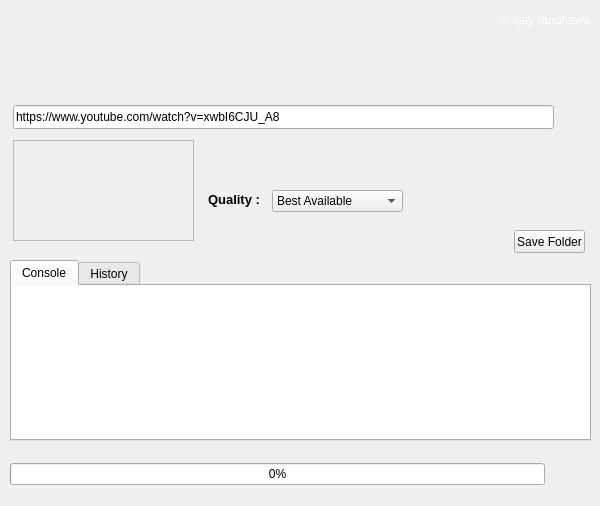
<?xml version="1.0" encoding="UTF-8"?>
<ui version="4.0">
 <class>MainWindow</class>
 <widget class="QMainWindow" name="MainWindow">
  <property name="geometry">
   <rect>
    <x>0</x>
    <y>0</y>
    <width>600</width>
    <height>506</height>
   </rect>
  </property>
  <property name="sizePolicy">
   <sizepolicy hsizetype="Fixed" vsizetype="Fixed">
    <horstretch>0</horstretch>
    <verstretch>0</verstretch>
   </sizepolicy>
  </property>
  <property name="minimumSize">
   <size>
    <width>600</width>
    <height>506</height>
   </size>
  </property>
  <property name="maximumSize">
   <size>
    <width>600</width>
    <height>506</height>
   </size>
  </property>
  <property name="windowTitle">
   <string>Py Youtube Downloader</string>
  </property>
  <widget class="QWidget" name="centralwidget">
   <widget class="QLineEdit" name="urlinput">
    <property name="geometry">
     <rect>
      <x>13</x>
      <y>105</y>
      <width>541</width>
      <height>24</height>
     </rect>
    </property>
    <property name="text">
     <string>https://www.youtube.com/watch?v=xwbI6CJU_A8</string>
    </property>
    <property name="placeholderText">
     <string>Enter Youtube Video Url......(https://www.youtube.com/watch?v=9LyR0MD2OjA)</string>
    </property>
   </widget>
   <widget class="QComboBox" name="qualitycheck">
    <property name="geometry">
     <rect>
      <x>272</x>
      <y>190</y>
      <width>131</width>
      <height>22</height>
     </rect>
    </property>
    <item>
     <property name="text">
      <string>Best Available</string>
     </property>
    </item>
    <item>
     <property name="text">
      <string>720p</string>
     </property>
    </item>
    <item>
     <property name="text">
      <string>360p</string>
     </property>
    </item>
    <item>
     <property name="text">
      <string>Audio Only</string>
     </property>
    </item>
   </widget>
   <widget class="QWidget" name="layoutWidget">
    <property name="geometry">
     <rect>
      <x>10</x>
      <y>450</y>
      <width>581</width>
      <height>49</height>
     </rect>
    </property>
    <layout class="QHBoxLayout" name="horizontalLayout">
     <item>
      <widget class="QProgressBar" name="progressBar">
       <property name="enabled">
        <bool>true</bool>
       </property>
       <property name="layoutDirection">
        <enum>Qt::LeftToRight</enum>
       </property>
       <property name="autoFillBackground">
        <bool>false</bool>
       </property>
       <property name="value">
        <number>0</number>
       </property>
       <property name="textVisible">
        <bool>true</bool>
       </property>
       <property name="invertedAppearance">
        <bool>false</bool>
       </property>
      </widget>
     </item>
     <item>
      <widget class="QPushButton" name="dwnld">
       <property name="enabled">
        <bool>true</bool>
       </property>
       <property name="sizePolicy">
        <sizepolicy hsizetype="Fixed" vsizetype="Fixed">
         <horstretch>0</horstretch>
         <verstretch>0</verstretch>
        </sizepolicy>
       </property>
       <property name="text">
        <string/>
       </property>
       <property name="icon">
        <iconset>
         <normaloff>icon/download.png</normaloff>download.png</iconset>
       </property>
       <property name="iconSize">
        <size>
         <width>127</width>
         <height>31</height>
        </size>
       </property>
       <property name="autoRepeat">
        <bool>false</bool>
       </property>
       <property name="autoDefault">
        <bool>false</bool>
       </property>
       <property name="default">
        <bool>false</bool>
       </property>
       <property name="flat">
        <bool>true</bool>
       </property>
      </widget>
     </item>
    </layout>
   </widget>
   <widget class="QLabel" name="thumbnail">
    <property name="geometry">
     <rect>
      <x>13</x>
      <y>140</y>
      <width>181</width>
      <height>101</height>
     </rect>
    </property>
    <property name="frameShape">
     <enum>QFrame::StyledPanel</enum>
    </property>
    <property name="text">
     <string/>
    </property>
    <property name="pixmap">
     <pixmap>icon/tumbnail.png</pixmap>
    </property>
    <property name="scaledContents">
     <bool>true</bool>
    </property>
    <property name="alignment">
     <set>Qt::AlignCenter</set>
    </property>
   </widget>
   <widget class="QLabel" name="ytitle">
    <property name="geometry">
     <rect>
      <x>211</x>
      <y>146</y>
      <width>361</width>
      <height>32</height>
     </rect>
    </property>
    <property name="font">
     <font>
      <pointsize>10</pointsize>
      <weight>75</weight>
      <bold>true</bold>
     </font>
    </property>
    <property name="lineWidth">
     <number>2</number>
    </property>
    <property name="text">
     <string/>
    </property>
    <property name="scaledContents">
     <bool>true</bool>
    </property>
    <property name="wordWrap">
     <bool>true</bool>
    </property>
   </widget>
   <widget class="QLabel" name="qlabel">
    <property name="geometry">
     <rect>
      <x>208</x>
      <y>189</y>
      <width>60</width>
      <height>21</height>
     </rect>
    </property>
    <property name="font">
     <font>
      <pointsize>10</pointsize>
      <weight>75</weight>
      <bold>true</bold>
     </font>
    </property>
    <property name="text">
     <string>Quality :</string>
    </property>
   </widget>
   <widget class="QPushButton" name="fetchbtn">
    <property name="geometry">
     <rect>
      <x>560</x>
      <y>104</y>
      <width>26</width>
      <height>26</height>
     </rect>
    </property>
    <property name="text">
     <string/>
    </property>
    <property name="icon">
     <iconset>
      <normaloff>icon/fetch.png</normaloff>fetch.png</iconset>
    </property>
    <property name="iconSize">
     <size>
      <width>28</width>
      <height>28</height>
     </size>
    </property>
    <property name="flat">
     <bool>true</bool>
    </property>
   </widget>
   <widget class="QTabWidget" name="tabWidget">
    <property name="geometry">
     <rect>
      <x>10</x>
      <y>260</y>
      <width>581</width>
      <height>181</height>
     </rect>
    </property>
    <property name="tabShape">
     <enum>QTabWidget::Rounded</enum>
    </property>
    <property name="currentIndex">
     <number>0</number>
    </property>
    <property name="elideMode">
     <enum>Qt::ElideNone</enum>
    </property>
    <widget class="QWidget" name="tab">
     <attribute name="title">
      <string>Console</string>
     </attribute>
     <widget class="QTextBrowser" name="console">
      <property name="geometry">
       <rect>
        <x>-1</x>
        <y>-1</y>
        <width>581</width>
        <height>161</height>
       </rect>
      </property>
      <property name="font">
       <font>
        <pointsize>9</pointsize>
       </font>
      </property>
      <property name="lineWidth">
       <number>2</number>
      </property>
      <property name="html">
       <string>&lt;!DOCTYPE HTML PUBLIC &quot;-//W3C//DTD HTML 4.0//EN&quot; &quot;http://www.w3.org/TR/REC-html40/strict.dtd&quot;&gt;
&lt;html&gt;&lt;head&gt;&lt;meta name=&quot;qrichtext&quot; content=&quot;1&quot; /&gt;&lt;style type=&quot;text/css&quot;&gt;
p, li { white-space: pre-wrap; }
&lt;/style&gt;&lt;/head&gt;&lt;body style=&quot; font-family:'MS Shell Dlg 2'; font-size:9pt; font-weight:400; font-style:normal;&quot;&gt;
&lt;p style=&quot;-qt-paragraph-type:empty; margin-top:0px; margin-bottom:0px; margin-left:0px; margin-right:0px; -qt-block-indent:0; text-indent:0px; font-size:8.25pt;&quot;&gt;&lt;br /&gt;&lt;/p&gt;&lt;/body&gt;&lt;/html&gt;</string>
      </property>
     </widget>
    </widget>
    <widget class="QWidget" name="tab_2">
     <attribute name="title">
      <string>History</string>
     </attribute>
     <widget class="QTextBrowser" name="historytab">
      <property name="geometry">
       <rect>
        <x>-1</x>
        <y>-1</y>
        <width>581</width>
        <height>161</height>
       </rect>
      </property>
     </widget>
    </widget>
   </widget>
   <widget class="QLabel" name="label">
    <property name="geometry">
     <rect>
      <x>0</x>
      <y>0</y>
      <width>601</width>
      <height>91</height>
     </rect>
    </property>
    <property name="text">
     <string/>
    </property>
    <property name="pixmap">
     <pixmap>icon/asd.png</pixmap>
    </property>
    <property name="scaledContents">
     <bool>true</bool>
    </property>
   </widget>
   <widget class="QLabel" name="label_2">
    <property name="geometry">
     <rect>
      <x>500</x>
      <y>10</y>
      <width>91</width>
      <height>20</height>
     </rect>
    </property>
    <property name="font">
     <font>
      <weight>50</weight>
      <bold>false</bold>
     </font>
    </property>
    <property name="text">
     <string>&lt;html&gt;&lt;head/&gt;&lt;body&gt;&lt;p&gt;&lt;span style=&quot; color:#ffffff;&quot;&gt;© ajay randhawa&lt;/span&gt;&lt;/p&gt;&lt;/body&gt;&lt;/html&gt;</string>
    </property>
   </widget>
   <widget class="QWidget" name="layoutWidget">
    <property name="geometry">
     <rect>
      <x>492</x>
      <y>50</y>
      <width>101</width>
      <height>38</height>
     </rect>
    </property>
    <layout class="QHBoxLayout" name="horizontalLayout_2">
     <item>
      <widget class="QPushButton" name="linkedbtn">
       <property name="cursor">
        <cursorShape>PointingHandCursor</cursorShape>
       </property>
       <property name="focusPolicy">
        <enum>Qt::NoFocus</enum>
       </property>
       <property name="inputMethodHints">
        <set>Qt::ImhNone</set>
       </property>
       <property name="text">
        <string/>
       </property>
       <property name="icon">
        <iconset>
         <normaloff>icon/linked.png</normaloff>linked.png</iconset>
       </property>
       <property name="iconSize">
        <size>
         <width>28</width>
         <height>28</height>
        </size>
       </property>
       <property name="autoDefault">
        <bool>false</bool>
       </property>
       <property name="flat">
        <bool>true</bool>
       </property>
      </widget>
     </item>
     <item>
      <widget class="QPushButton" name="ytbtn">
       <property name="cursor">
        <cursorShape>PointingHandCursor</cursorShape>
       </property>
       <property name="focusPolicy">
        <enum>Qt::NoFocus</enum>
       </property>
       <property name="text">
        <string/>
       </property>
       <property name="icon">
        <iconset>
         <normaloff>icon/ytn.png</normaloff>ytn.png</iconset>
       </property>
       <property name="iconSize">
        <size>
         <width>28</width>
         <height>28</height>
        </size>
       </property>
       <property name="autoDefault">
        <bool>false</bool>
       </property>
       <property name="flat">
        <bool>true</bool>
       </property>
      </widget>
     </item>
     <item>
      <widget class="QPushButton" name="gitbtn">
       <property name="cursor">
        <cursorShape>PointingHandCursor</cursorShape>
       </property>
       <property name="focusPolicy">
        <enum>Qt::NoFocus</enum>
       </property>
       <property name="text">
        <string/>
       </property>
       <property name="icon">
        <iconset>
         <normaloff>icon/git.png</normaloff>git.png</iconset>
       </property>
       <property name="iconSize">
        <size>
         <width>27</width>
         <height>27</height>
        </size>
       </property>
       <property name="autoDefault">
        <bool>false</bool>
       </property>
       <property name="flat">
        <bool>true</bool>
       </property>
      </widget>
     </item>
    </layout>
   </widget>
   <widget class="QPushButton" name="saveLocationbtn">
    <property name="geometry">
     <rect>
      <x>514</x>
      <y>230</y>
      <width>71</width>
      <height>23</height>
     </rect>
    </property>
    <property name="text">
     <string>Save Folder</string>
    </property>
    <property name="flat">
     <bool>false</bool>
    </property>
   </widget>
   <widget class="QLabel" name="locationpath">
    <property name="geometry">
     <rect>
      <x>210</x>
      <y>230</y>
      <width>301</width>
      <height>20</height>
     </rect>
    </property>
    <property name="text">
     <string/>
    </property>
   </widget>
  </widget>
  <widget class="QMenuBar" name="menuBar">
   <property name="geometry">
    <rect>
     <x>0</x>
     <y>0</y>
     <width>600</width>
     <height>21</height>
    </rect>
   </property>
  </widget>
 </widget>
 <resources/>
 <connections/>
</ui>
